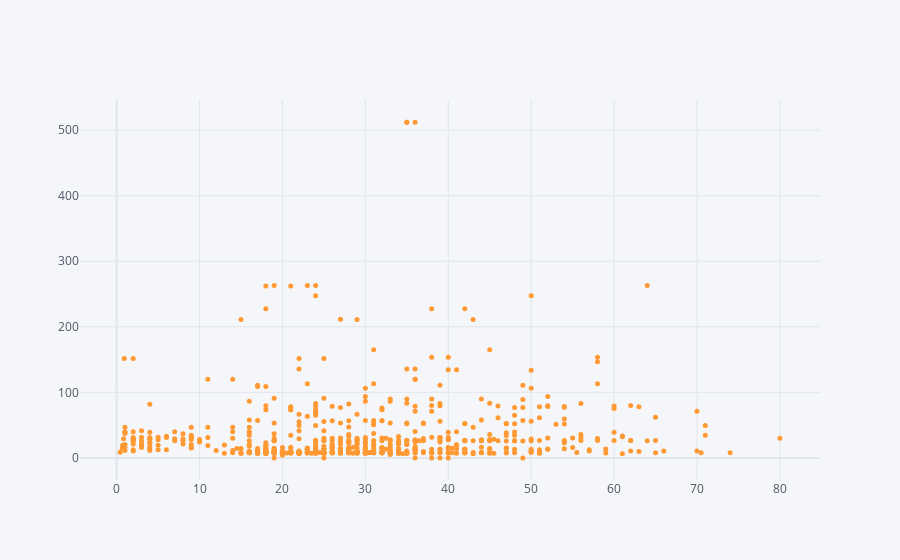

The notebook cell saved with this chart:
### Code cell
df1[["age","fare"]].iplot(x = "age" , y = "fare" , mode = "markers" ,size = 5)

### Figure 1 — Plotly figure (JSON) as saved in the notebook; plotly's stock layout.template omitted (floating-point values rounded to 4 significant figures; data arrays with more than 128 entries replaced by an {"elided": "..."} marker saying what was removed)
{"data": [{"line": {"color": "rgba(255, 153, 51, 1.0)", "dash": "solid", "shape": "linear", "width": 1.3}, "marker": {"size": 5, "symbol": "circle"}, "mode": "markers", "name": "fare", "text": "", "type": "scatter", "x": {"elided": "891 float values"}, "y": {"elided": "891 float values"}}], "layout": {"autosize": true, "legend": {"bgcolor": "#F5F6F9", "font": {"color": "#4D5663"}}, "paper_bgcolor": "#F5F6F9", "plot_bgcolor": "#F5F6F9", "title": {"font": {"color": "#4D5663"}}, "xaxis": {"autorange": true, "gridcolor": "#E1E5ED", "range": [-4.299, 84.72], "showgrid": true, "tickfont": {"color": "#4D5663"}, "title": {"font": {"color": "#4D5663"}, "text": ""}, "type": "linear", "zerolinecolor": "#E1E5ED"}, "yaxis": {"autorange": true, "gridcolor": "#E1E5ED", "range": [-39.88, 552.2], "showgrid": true, "tickfont": {"color": "#4D5663"}, "title": {"font": {"color": "#4D5663"}, "text": ""}, "type": "linear", "zerolinecolor": "#E1E5ED"}}}
